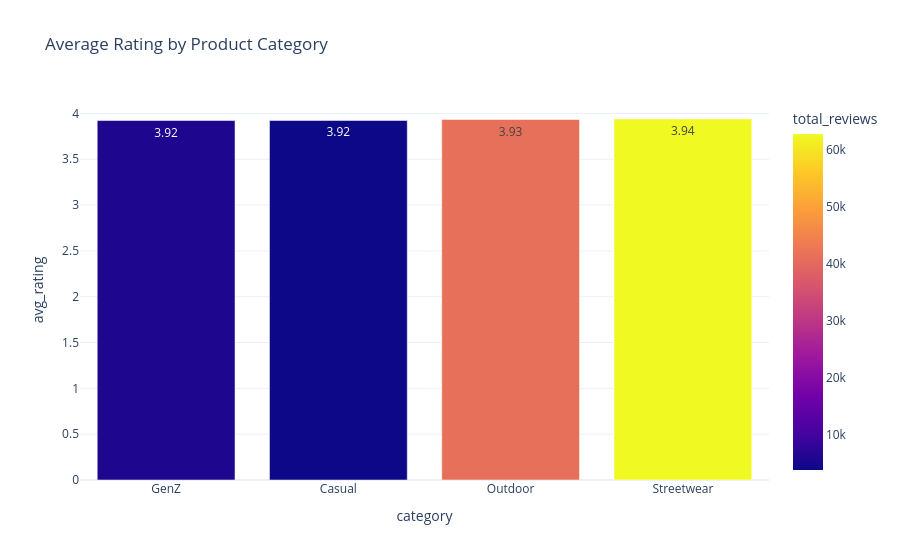

The notebook cell saved with this chart:
### Markdown cell above
## 5. Category-Level Quality Check
### Diagnostic
Which categories are the 'sentiment drain'?

### Code cell
category_sentiment = df.groupby('category').agg(
    avg_rating=('rating', 'mean'),
    total_reviews=('review_id', 'count')
).reset_index().sort_values('avg_rating')

fig = px.bar(category_sentiment, x='category', y='avg_rating', 
             text_auto='.2f',
             color='total_reviews',
             title='Average Rating by Product Category')
fig.write_image(PLOT_DIR / "08_category_sentiment.png")
fig.show()

### Figure 1 — Plotly figure (JSON) as saved in the notebook; plotly's stock layout.template omitted (floating-point values rounded to 4 significant figures)
{"data": [{"hovertemplate": "category=%{x}<br>avg_rating=%{y}<br>total_reviews=%{marker.color}<extra></extra>", "legendgroup": "", "marker": {"color": [5792, 3790, 41265, 62704], "coloraxis": "coloraxis", "pattern": {"shape": ""}}, "name": "", "orientation": "v", "showlegend": false, "textposition": "auto", "texttemplate": "%{y:.2f}", "type": "bar", "x": ["GenZ", "Casual", "Outdoor", "Streetwear"], "xaxis": "x", "y": [3.923, 3.923, 3.934, 3.939], "yaxis": "y"}], "layout": {"barmode": "relative", "coloraxis": {"colorbar": {"title": {"text": "total_reviews"}}, "colorscale": [[0, "#0d0887"], [0.1111, "#46039f"], [0.2222, "#7201a8"], [0.3333, "#9c179e"], [0.4444, "#bd3786"], [0.5556, "#d8576b"], [0.6667, "#ed7953"], [0.7778, "#fb9f3a"], [0.8889, "#fdca26"], [1, "#f0f921"]]}, "legend": {"tracegroupgap": 0}, "title": {"text": "Average Rating by Product Category"}, "xaxis": {"anchor": "y", "domain": [0, 1], "title": {"text": "category"}}, "yaxis": {"anchor": "x", "domain": [0, 1], "title": {"text": "avg_rating"}}}}
